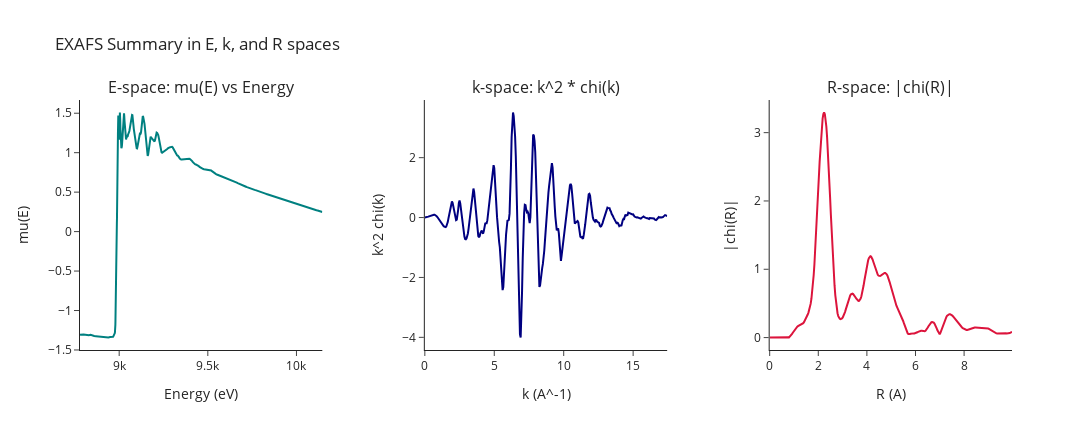
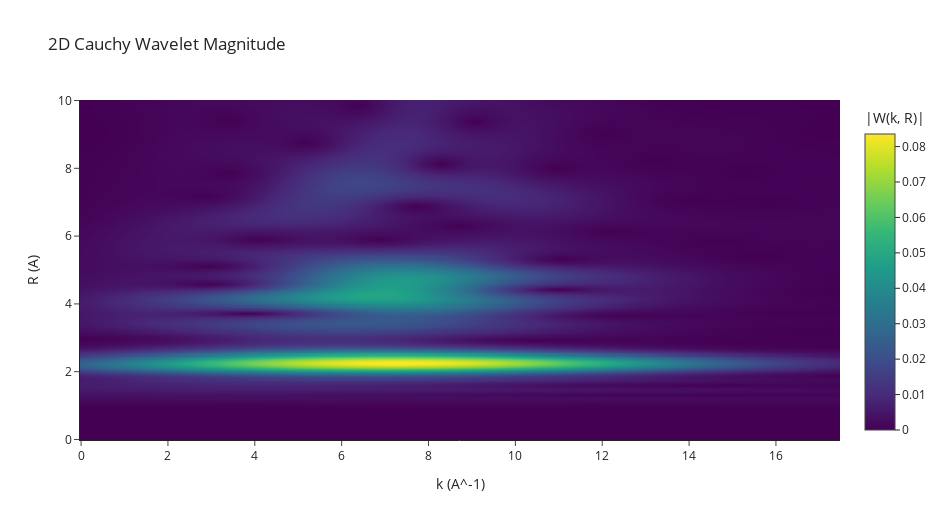
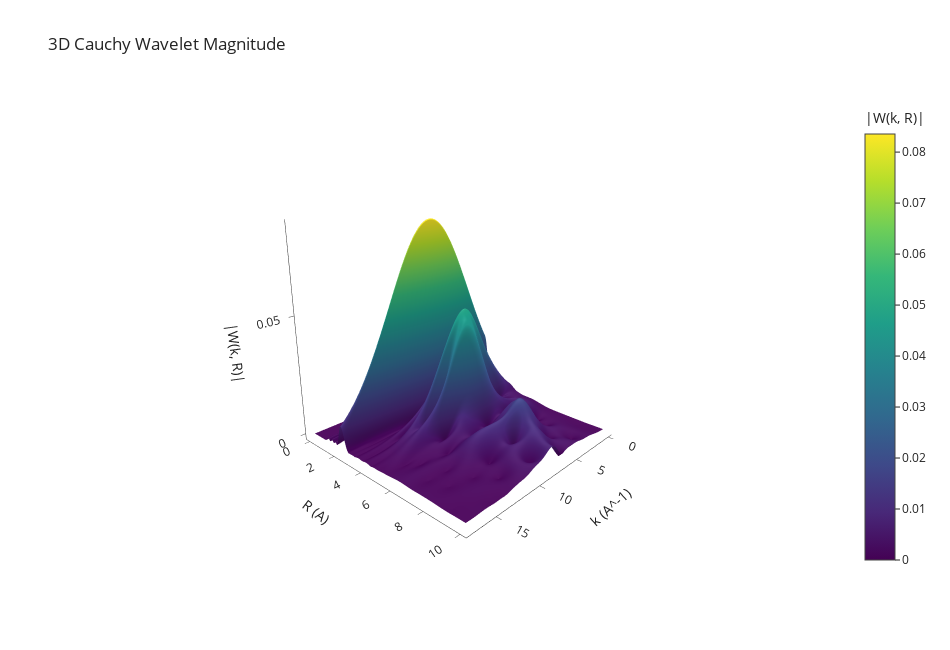

The notebook cell these images were saved under, in order:
### Code cell
# [Plotting 4] Summary EXAFS plots + Cauchy wavelet magnitude
import numpy as np
import plotly.graph_objects as go
from plotly.subplots import make_subplots
from larch.xafs import pre_edge, autobk, xftf, cauchy_wavelet

if 'data' not in globals():
    raise NameError("`data` is not defined. Run the data-loading cell first.")

# Ensure required EXAFS arrays exist on the group.
if not hasattr(data, 'norm'):
    pre_edge(data)
if not hasattr(data, 'chi'):
    autobk(data, rbkg=1.0, kweight=2)

# Build R-space arrays for a consistent summary view.
xftf(data, kmin=2, kmax=13, dk=1, kweight=2)

mu_e = data.mu
chi_k2 = data.chi * data.k**2
chir_mag = np.abs(data.chir_mag)

fig_summary = make_subplots(
    rows=1,
    cols=3,
    horizontal_spacing=0.11,
    subplot_titles=(
        'E-space: mu(E) vs Energy',
        'k-space: k^2 * chi(k)',
        'R-space: |chi(R)|',
    ),
)

fig_summary.add_trace(
    go.Scatter(x=data.energy, y=mu_e, mode='lines', name='mu(E)', line=dict(color='teal', width=2)),
    row=1, col=1,
)
fig_summary.add_trace(
    go.Scatter(x=data.k, y=chi_k2, mode='lines', name='k^2 chi(k)', line=dict(color='navy', width=2)),
    row=1, col=2,
)
fig_summary.add_trace(
    go.Scatter(x=data.r, y=chir_mag, mode='lines', name='|chi(R)|', line=dict(color='crimson', width=2)),
    row=1, col=3,
)

fig_summary.update_layout(
    title='EXAFS Summary in E, k, and R spaces',
    template='simple_white',
    height=430,
    width=1400,
    showlegend=False,
)
fig_summary.update_xaxes(title_text='Energy (eV)', row=1, col=1)
fig_summary.update_yaxes(title_text='mu(E)', row=1, col=1)
fig_summary.update_xaxes(title_text='k (A^-1)', row=1, col=2)
fig_summary.update_yaxes(title_text='k^2 chi(k)', row=1, col=2)
fig_summary.update_xaxes(title_text='R (A)', row=1, col=3)
fig_summary.update_yaxes(title_text='|chi(R)|', row=1, col=3)
fig_summary.show()

# Cauchy wavelet magnitude on the (R, k) grid.
cauchy_wavelet(data, kweight=2, rmax_out=10)
k_wave = data.k
r_wave = data.wcauchy_r
wmag = data.wcauchy_mag

fig_wave2d = go.Figure(
    data=[
        go.Heatmap(
            x=k_wave,
            y=r_wave,
            z=wmag,
            colorscale='Viridis',
            colorbar=dict(title='|W(k, R)|'),
        )
    ]
)
fig_wave2d.update_layout(
    title='2D Cauchy Wavelet Magnitude',
    template='simple_white',
    xaxis_title='k (A^-1)',
    yaxis_title='R (A)',
    width=950,
    height=520,
)
fig_wave2d.show()

fig_wave3d = go.Figure(
    data=[
        go.Surface(
            x=k_wave,
            y=r_wave,
            z=wmag,
            colorscale='Viridis',
            colorbar=dict(title='|W(k, R)|'),
        )
    ]
)
fig_wave3d.update_layout(
    title='3D Cauchy Wavelet Magnitude',
    template='simple_white',
    width=950,
    height=650,
    scene=dict(
        xaxis_title='k (A^-1)',
        yaxis_title='R (A)',
        zaxis_title='|W(k, R)|',
        camera=dict(eye=dict(x=1.7, y=1.6, z=0.8)),
    ),
)
fig_wave3d.show()

# Save plotted data to txt files
outdir = Path('EXAFS_plot_data_txt')
outdir.mkdir(parents=True, exist_ok=True)

np.savetxt(
    outdir / 'E_muE.txt',
    np.column_stack((data.energy, mu_e)),
    header='energy_eV muE',
)

np.savetxt(
    outdir / 'k_k2chik.txt',
    np.column_stack((data.k, chi_k2)),
    header='k_A^-1 k2chik',
)

np.savetxt(
    outdir / 'R_chiR.txt',
    np.column_stack((data.r, chir_mag)),
    header='R_A chiR_magnitude',
)

np.savetxt(
    outdir / 'wavelet_2D_matrix.txt',
    wmag,
    header='wavelet magnitude matrix; rows follow wavelet_R_axis.txt, columns follow wavelet_k_axis.txt',
)

# Axis files for the wavelet matrix
np.savetxt(outdir / 'wavelet_k_axis.txt', k_wave, header='k_A^-1')
np.savetxt(outdir / 'wavelet_R_axis.txt', r_wave, header='R_A')

print('Saved txt files to:', outdir.resolve())
print('- E_muE.txt')
print('- k_k2chik.txt')
print('- R_chiR.txt')
print('- wavelet_2D_matrix.txt')
print('- wavelet_k_axis.txt')
print('- wavelet_R_axis.txt')

### Figure 1 — Plotly figure (JSON) as saved in the notebook; plotly's stock layout.template omitted (floating-point values rounded to 4 significant figures; data arrays with more than 128 entries replaced by an {"elided": "..."} marker saying what was removed)
{"data": [{"line": {"color": "teal", "width": 2}, "mode": "lines", "name": "mu(E)", "type": "scatter", "x": {"elided": "408 float values"}, "xaxis": "x", "y": {"elided": "408 float values"}, "yaxis": "y"}, {"line": {"color": "navy", "width": 2}, "mode": "lines", "name": "k^2 chi(k)", "type": "scatter", "x": {"elided": "350 float values"}, "xaxis": "x2", "y": {"elided": "350 float values"}, "yaxis": "y2"}, {"line": {"color": "crimson", "width": 2}, "mode": "lines", "name": "|chi(R)|", "type": "scatter", "x": {"elided": "326 float values"}, "xaxis": "x3", "y": {"elided": "326 float values"}, "yaxis": "y3"}], "layout": {"annotations": [{"font": {"size": 16}, "showarrow": false, "text": "E-space: mu(E) vs Energy", "x": 0.13, "xanchor": "center", "xref": "paper", "y": 1, "yanchor": "bottom", "yref": "paper"}, {"font": {"size": 16}, "showarrow": false, "text": "k-space: k^2 * chi(k)", "x": 0.5, "xanchor": "center", "xref": "paper", "y": 1, "yanchor": "bottom", "yref": "paper"}, {"font": {"size": 16}, "showarrow": false, "text": "R-space: |chi(R)|", "x": 0.87, "xanchor": "center", "xref": "paper", "y": 1, "yanchor": "bottom", "yref": "paper"}], "height": 430, "showlegend": false, "title": {"text": "EXAFS Summary in E, k, and R spaces"}, "width": 1400, "xaxis": {"anchor": "y", "domain": [0, 0.26], "title": {"text": "Energy (eV)"}}, "xaxis2": {"anchor": "y2", "domain": [0.37, 0.63], "title": {"text": "k (A^-1)"}}, "xaxis3": {"anchor": "y3", "domain": [0.74, 1], "title": {"text": "R (A)"}}, "yaxis": {"anchor": "x", "domain": [0, 1], "title": {"text": "mu(E)"}}, "yaxis2": {"anchor": "x2", "domain": [0, 1], "title": {"text": "k^2 chi(k)"}}, "yaxis3": {"anchor": "x3", "domain": [0, 1], "title": {"text": "|chi(R)|"}}}}

### Figure 2 — Plotly figure (JSON) as saved in the notebook; plotly's stock layout.template omitted (floating-point values rounded to 4 significant figures; data arrays with more than 128 entries replaced by an {"elided": "..."} marker saying what was removed)
{"data": [{"colorbar": {"title": {"text": "|W(k, R)|"}}, "colorscale": [[0, "#440154"], [0.1111, "#482878"], [0.2222, "#3e4989"], [0.3333, "#31688e"], [0.4444, "#26828e"], [0.5556, "#1f9e89"], [0.6667, "#35b779"], [0.7778, "#6ece58"], [0.8889, "#b5de2b"], [1, "#fde725"]], "type": "heatmap", "x": {"elided": "350 float values"}, "y": {"elided": "326 float values"}, "z": {"elided": "326x350 float values"}}], "layout": {"height": 520, "title": {"text": "2D Cauchy Wavelet Magnitude"}, "width": 950, "xaxis": {"title": {"text": "k (A^-1)"}}, "yaxis": {"title": {"text": "R (A)"}}}}

### Figure 3 — Plotly figure (JSON) as saved in the notebook; plotly's stock layout.template omitted (floating-point values rounded to 4 significant figures; data arrays with more than 128 entries replaced by an {"elided": "..."} marker saying what was removed)
{"data": [{"colorbar": {"title": {"text": "|W(k, R)|"}}, "colorscale": [[0, "#440154"], [0.1111, "#482878"], [0.2222, "#3e4989"], [0.3333, "#31688e"], [0.4444, "#26828e"], [0.5556, "#1f9e89"], [0.6667, "#35b779"], [0.7778, "#6ece58"], [0.8889, "#b5de2b"], [1, "#fde725"]], "type": "surface", "x": {"elided": "350 float values"}, "y": {"elided": "326 float values"}, "z": {"elided": "326x350 float values"}}], "layout": {"height": 650, "scene": {"camera": {"eye": {"x": 1.7, "y": 1.6, "z": 0.8}}, "xaxis": {"title": {"text": "k (A^-1)"}}, "yaxis": {"title": {"text": "R (A)"}}, "zaxis": {"title": {"text": "|W(k, R)|"}}}, "title": {"text": "3D Cauchy Wavelet Magnitude"}, "width": 950}}
